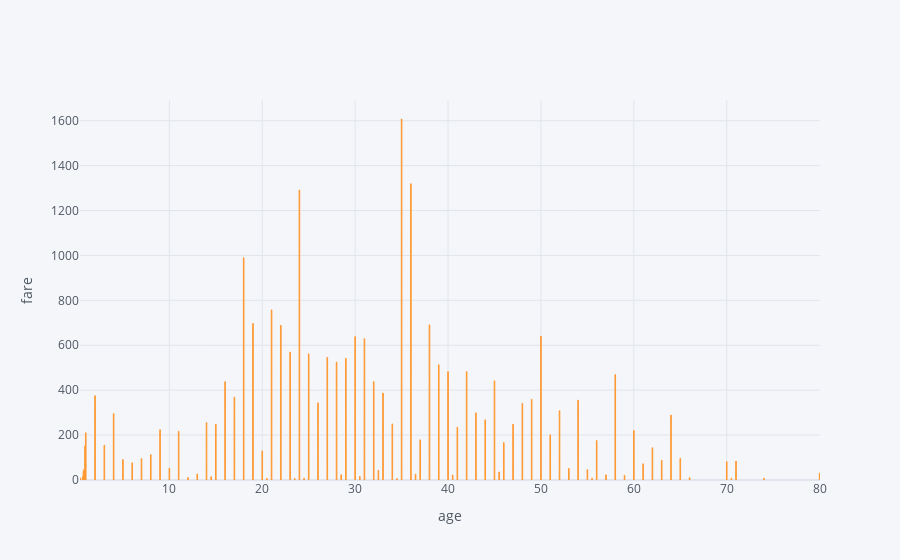

Write notebook code for a chart like this one.
### Code cell
# they are insink age and fare 
df1[['age','fare']].iplot(x="age",y="fare",kind="bar",xTitle='age',yTitle='fare')

### Figure 1 — Plotly figure (JSON) as saved in the notebook; plotly's stock layout.template omitted (floating-point values rounded to 4 significant figures; data arrays with more than 128 entries replaced by an {"elided": "..."} marker saying what was removed)
{"data": [{"marker": {"color": "rgba(255, 153, 51, 0.6)", "line": {"color": "rgba(255, 153, 51, 1.0)", "width": 1}}, "name": "fare", "orientation": "v", "text": "", "type": "bar", "x": {"elided": "891 float values"}, "y": {"elided": "891 float values"}}], "layout": {"legend": {"bgcolor": "#F5F6F9", "font": {"color": "#4D5663"}}, "paper_bgcolor": "#F5F6F9", "plot_bgcolor": "#F5F6F9", "title": {"font": {"color": "#4D5663"}}, "xaxis": {"gridcolor": "#E1E5ED", "showgrid": true, "tickfont": {"color": "#4D5663"}, "title": {"font": {"color": "#4D5663"}, "text": "age"}, "zerolinecolor": "#E1E5ED"}, "yaxis": {"gridcolor": "#E1E5ED", "showgrid": true, "tickfont": {"color": "#4D5663"}, "title": {"font": {"color": "#4D5663"}, "text": "fare"}, "zerolinecolor": "#E1E5ED"}}}
